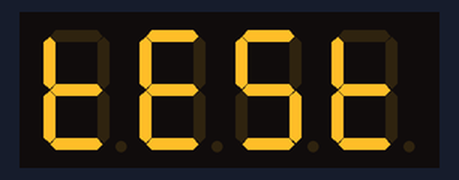
A sketch run on a simulated Arduino Uno, built with avr-gcc and run on an emulated ATmega328P. Shown: 4-digit seven-segment display. Wiring (inferred from the names in the program): 4-digit 7-segment display, segments lit when LOW: segments pin 6, pin 7, pin 8, pin 9, pin 10, pin 11, pin 12, pin 13; digit selects pin 2, pin 3, pin 4, pin 5. The segment pins are drawn as the display they are named for.

Above: at 0.1 s.
At 0.8 s:
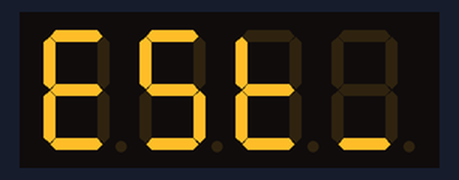
At 1.5 s:
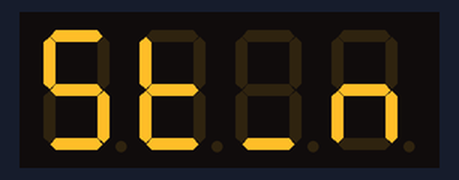
At 3.6 s:
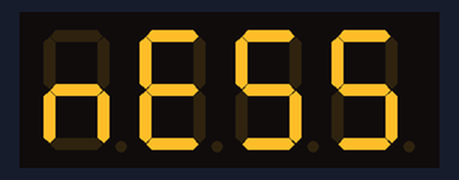
At 5.7 s:
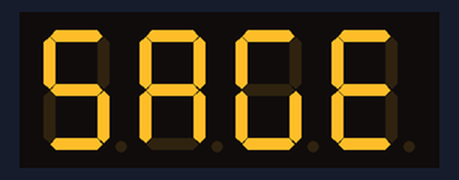
At 7.8 s:
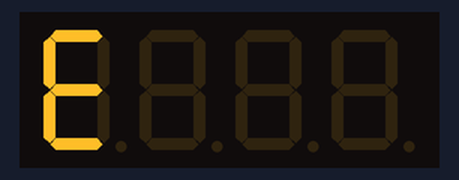

The sketch:

lcd_display.ino
```cpp
int DigitPins[] = {2, 3, 4, 5};
int SegmentPins[] = {6, 7, 8, 9, 10, 11, 12, 13};

String lcdCharacters[65] = {"0","1","2","3","4","5","6","7","8","9",
						"A","B","C","D","E","F","G","H","I","J","K",
						"L","M","N","O","P","Q","R","S","T","U","V",
						"W","X","Y","Z","a","b","c","d","e","f","g",
						"h","i","j","k","l","m","n","o","p","q","r",
						"s","t","u","v","w","x","y","z", " ", "-", "_"};
int characterCodes[65] = {192,249,164,176,153,146,130,248,128,144,136,
						128,198,192,134,142,194,137,249,225,137,199,171,
						171,192,140,144,136,146,135,193,193,227,137,145,
						164,136,131,167,161,134,142,194,139,249,225,137,
						199,171,171,163,140,144,206,146,135,227,227,227,
						137,145,164,255,191,247};


void setup() {
  //Setting lcd pins as OUTPUT
  for (byte digit=0;digit<4;digit++) {
    pinMode(DigitPins[digit], OUTPUT);
  }
  for (byte seg=0;seg<8;seg++) {
    pinMode(SegmentPins[seg], OUTPUT);
  }
}

void loop() {
	lcdDisplay15("test_message", 700);
	delay(500);
}


void lcdDisplay15(String text, unsigned long textSpeed) {

	int textLength = text.length();
	textLength = constrain(textLength, 1, 15);

	char textChar[19];
	text.toCharArray(textChar, textLength+1);

	for(byte i=textLength;i<19;i++) {
		textChar[i] = ' ';
	}

	int convertedChar[textLength+4];
	for(byte i=0;i<textLength+4;i++) {
		convertedChar[i] = findCharacterCode(textChar[i]);
	}

	byte i=0;

	while(i<textLength) {

		int displayBuffer[4] = {convertedChar[i],convertedChar[i+1],convertedChar[i+2],convertedChar[i+3]};

		unsigned long finishAt = millis() + textSpeed;
		while(millis()  < finishAt) {
			lcdDisplayMulti(displayBuffer);
		}
		i++;
		lcdClear();
	}


}


void lcdDisplayText(String text) { //Displays a 4 character message

	char textChar[4];
	text.toCharArray(textChar,5);

	int convertedChar[4];
	for(byte i=0;i<4;i++){
		convertedChar[i] = findCharacterCode(textChar[i]);
	}

	lcdDisplayMulti(convertedChar);

}


int findCharacterCode(char character) { //returns the code of the given character
	int index = 664;
	int i=0;
	bool found = false;

	while(found==false && i<=64) {
		if(character == lcdCharacters[i].charAt(0)) {
			index = i;
			found = true;
		}
		i++;
	}

	return characterCodes[index];

}

void lcdDisplayMulti(int numbers[]) { //Displays 4 characters on the lcd

 int defaultSpeed = 2; //Screen refresh speed in ms

 for(byte i=0;i<4;i++) {
  lcdClear();
  lcdDisplay(numbers[i],i);
  delay(defaultSpeed);
 }

}

void lcdDisplay(int number, int pos) { //Displays 1 charater on the lcd, on the selected digit

  digitalWrite(DigitPins[pos], HIGH);

  for(byte i=0;i<8;i++) {
   bool bitValue = bitRead(number,i);
   digitalWrite(SegmentPins[i], bitValue);
  }
}

void lcdClear() { //Clears the lcd screen

  for(byte i=0;i<4;i++) {
   digitalWrite(DigitPins[i], LOW);
  }
  for(byte i=0;i<8;i++) {
   digitalWrite(SegmentPins[i], HIGH);
  }

}
```

Measured:
- by itself, everything shown: repeats every 8.9 s, in 13 steps
- what the display in image 0 shows lasts 0.8 s, from 0.0 s to 0.8 s
